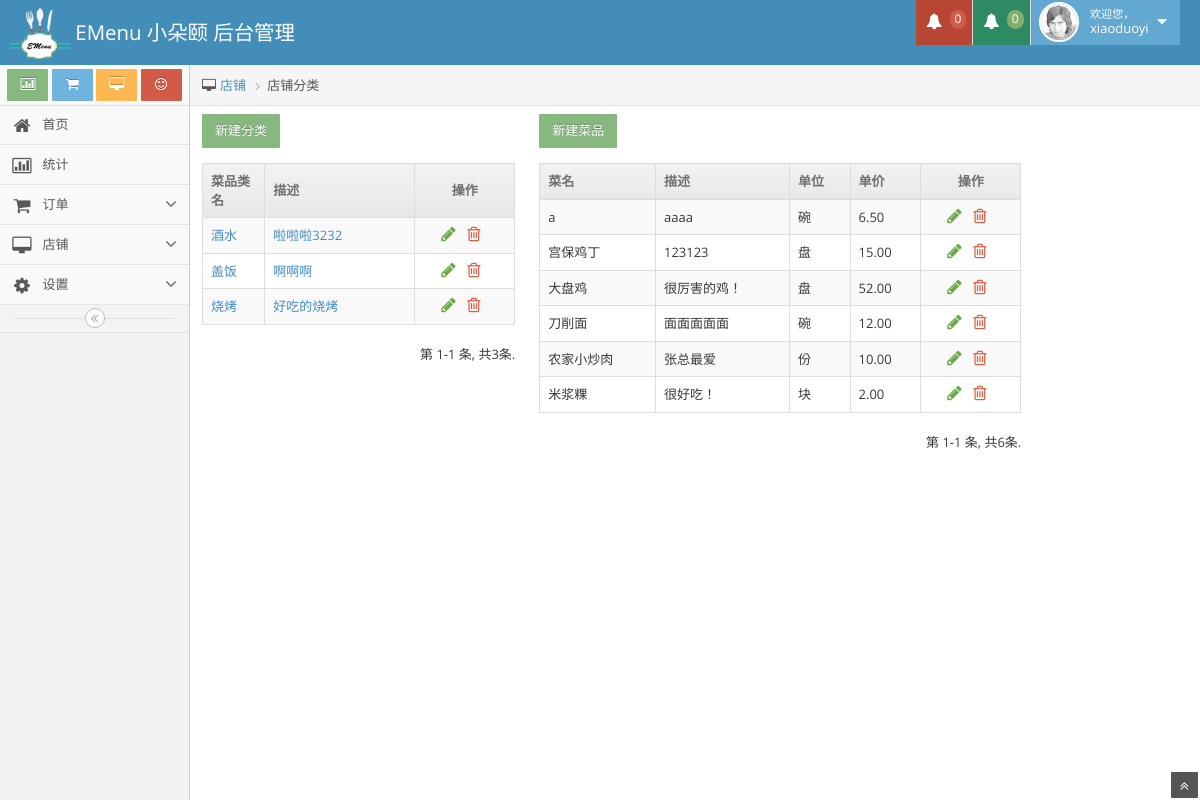
Page /index.php/WebPage/menu?categoryid=1 (signed in) on the committed database.
### tables this page shows
CREATE TABLE IF NOT EXISTS `restaurant` (
  `restaurant_id` int(11) NOT NULL AUTO_INCREMENT COMMENT '餐厅id',
  `name` varchar(50) NOT NULL COMMENT '餐厅名',
  `address` varchar(200) NOT NULL COMMENT '地址',
  `phone` varchar(15) NOT NULL COMMENT '电话',
  `description` text NOT NULL COMMENT '描述',
  `type` varchar(50) NOT NULL COMMENT '类型',
  `account_id` int(11) NOT NULL COMMENT '用户id',
  `menu_id` int(11) NOT NULL COMMENT '菜单id',
  `picture_id` int(11) NOT NULL COMMENT '图片id',
  PRIMARY KEY (`restaurant_id`),
  KEY `menu_id` (`menu_id`)
);

CREATE TABLE IF NOT EXISTS `account` (
  `account_id` int(11) NOT NULL AUTO_INCREMENT COMMENT '用户id',
  `username` varchar(20) NOT NULL COMMENT '用户名',
  `password` varchar(20) NOT NULL COMMENT '密码',
  `email` varchar(40) NOT NULL COMMENT '邮箱',
  `question` varchar(50) NOT NULL COMMENT '问题',
  `answer` varchar(50) NOT NULL COMMENT '答案',
  `status` varchar(20) NOT NULL COMMENT '状态',
  `restaurant_id` int(11) NOT NULL COMMENT '餐厅id',
  PRIMARY KEY (`account_id`)
);

CREATE TABLE IF NOT EXISTS `category` (
  `category_id` int(11) NOT NULL AUTO_INCREMENT COMMENT '菜品类id',
  `name` varchar(20) NOT NULL COMMENT '菜品类名',
  `description` text NOT NULL COMMENT '描述',
  `menu_id` int(11) NOT NULL COMMENT '菜单id',
  PRIMARY KEY (`category_id`),
  KEY `menu_id` (`menu_id`)
);

CREATE TABLE IF NOT EXISTS `item` (
  `item_id` int(11) NOT NULL AUTO_INCREMENT COMMENT '菜目id',
  `name` varchar(50) NOT NULL COMMENT '菜目名',
  `description` text NOT NULL COMMENT '描述',
  `unit` varchar(10) NOT NULL COMMENT '单位',
  `price` decimal(5,2) NOT NULL COMMENT '单价',
  `category_id` int(11) NOT NULL COMMENT '菜品类id',
  PRIMARY KEY (`item_id`),
  KEY `category_id` (`category_id`)
);

### application/controllers/WebPage.php (called while the page is built, shortened)
<?php
class WebPage extends base{
	public function __construct()
	{
		$this->load->model('Management_Model');
	}
	function menu()
	{
		$this->load->view('menu');
	}
}

### index.php (called while the page is built, shortened)
<?php
require_once BASEPATH.'core/CodeIgniter.php';

### application/models/management_model.php (called while the page is built, shortened)
<?php
class Management_Model extends CI_Model
{
	function select_row($id,$table)
	{
		if($table == "qrcode")
		{
			$idname = "qrcode_data";
		}
		else
		{
			$idname = $table."_id";
		}
		$this->db->where($idname,$id);
		$this->db->select('*');
		$arr = $this->db->get($table);
		return $arr;
	}
	function select_specialrow($idname,$id,$table)
	{
		$this->db->where($idname,$id);
		$this->db->select('*');
		$arr = $this->db->get($table);
		return $arr;
	}
}

### application/views/menu.php (the view, shortened to what this page needs)
<!DOCTYPE html>
<html xmlns="http://www.w3.org/1999/xhtml">
    <?php include ('head.php'); ?>
    <body>
        <?php
            include ('navbar.php');
        ?>
        <div class="main-container" id="main-container">
            <div class="main-container-inner">
                <?php
                    include ('sidebar.php');
                ?>
                <div class="main-content">
                    <div class="breadcrumbs" id="breadcrumbs">
                        <ul class="breadcrumb">
                            <li><i class="icon-desktop desktop-icon"></i><a href="/orderonline/public/shop/index.html">店铺</a></li>
                            <li class="active">店铺分类</li>
                        </ul>
                    </div>
                    <div class="page-content">
                        <div class="row">
                            <div class="col-sm-4">
                                <button class="btn btn-sm btn-success" onclick="CreateNewType()">新建分类</button>
                                <div id="yw0" class="grid-view">
                                    <table class="table table-striped table-bordered table-hover">
                                        <thead>
                                        <tr>
                                            <th id="yw0_c0">菜品类名</th>
                                            <th id="yw0_c1">描述</th>
                                            <th class="button-column" id="yw0_c2">操作</th>
                                        </tr>
</thead>
                                        <tbody>
                                        <?php
                                            $restaurantid = $_SESSION['restaurantid'];
                                            $menuarr = $this->Management_Model->select_specialrow('restaurant_id',$restaurantid,'menu');
                                            $menuid = $menuarr->result()[0]->menu_id;
                                            $categoryarr = $this->Management_Model->select_specialrow('menu_id',$menuid,'category');
                                            if(count($categoryarr->result()))
                                            {
                                                for($i=0;$i<count($categoryarr->result());$i++)
                                                {
                                                    $categoryid = $categoryarr->result()[$i]->category_id;
                                                    $name = $categoryarr->result()[$i]->name;
                                                    $description = $categoryarr->result()[$i]->description;
                                                    echo "<tr class='odd'><td><a href='/orderonline/index.php/WebPage/menu?categoryid=".$categoryid."'>".$name."</a></td>";
                                                    echo "<td width='150'><a href='/orderonline/index.php/WebPage/menu?categoryid=".$categoryid."'>".$description."</a></td>";
                                                    echo "<td width='100' class='center'><a title='修改' class='green' style='padding-right:8px;'
                                                    href='/orderonline/index.php/WebPage/categoryedit?categoryid=".$categoryid."'><i class='icon-pencil bigger-130'></i>
                                                    </a><a title='删除' class='red' style='padding-right:8px;' href='/orderonline/index.php/RestaurantManage/DeleteMenuType?categoryid=".$categoryid."'>
                                                    <i class='icon-trash bigger-130'></i></a></td></tr>";
                                                }
                                            }
                                            ?>
</tbody>
                                    </table><div class="summary">第 1-1 条, 共<?php echo count($categoryarr->result());?>条.</div><div class="keys" style="display:none" title="/orderonline/public/shoptype/index.html"><span>7766</span></div>
                                </div>
                            </div>
                            <div class="col-sm-6">
                                <button class="btn btn-sm btn-success" onclick="CreateNewItem()">新建菜品</button>
                                <div id="yw0" class="grid-view">
                                    <table class="table table-striped table-bordered table-hover">
                                        <thead>
                                <tr>
                                    <th id="yw0_c0">
                                                菜名
                                    </th>
                                    <th id="yw0_c1">
                                                描述
                                    </th>
                                    <th id="yw0_c2">
                                                单位
                                    </th>
                                    <th id="yw0_c3">
                                                单价
                                    <th class="button-column" id="yw0_c3">
                                            操作
                                    </th>
                                </tr>
                                </thead>
                                        <tbody>
                                        <?php
                                        $num = 0;
                                        if(isset($_GET['categoryid']))
                                        {
                                            $categoryid = $_GET['categoryid'];
                                            $itemarr = $this->Management_Model->select_specialrow('category_id',$categoryid,'item');
                                            for($i=0;$i<count($itemarr->result());$i++)
                                            {
                                                $itemid = $itemarr->result()[$i]->item_id;
                                                $name = $itemarr->result()[$i]->name;
                                                $description = $itemarr->result()[$i]->description;
                                                $unit = $itemarr->result()[$i]->unit;
                                                $price = $itemarr->result()[$i]->price;
                                                echo "<tr class='odd'>";
                                                echo "<td>".$name."</td>";
                                                echo "<td>".$description."</td>";
                                                echo "<td>".$unit."</td>";
                                                echo "<td>".$price."</td>";
                                                echo "<td width='100' class='center'><a title='修改' class='green' style='padding-right:8px;'
                                                href='/orderonline/index.php/WebPage/menuitemedit?itemid=".$itemid."'><i class='icon-pencil bigger-130'></i>
                                                </a><a title='删除' class='red' style='padding-right:8px;' href='/orderonline/index.php/RestaurantManage/DeleteMenuItem?itemid=".$itemid."'>
                                                <i class='icon-trash bigger-130'></i></a></td></tr>";
                                                $num = $num+1;
                                            }
                                        }
                                    ?>
</tbody>
                                    </table><div class="summary">第 1-1 条, 共<?php echo $num;?>条.</div><div class="keys" style="display:none" title="/orderonline/public/shoptype/index.html"><span>7766</span></div>
                                </div>
                            </div>
                        </div>
                    </div>
                </div>
            </div>
            <a href="#" id="btn-scroll-up" class="btn-scroll-up btn btn-sm btn-inverse">
                <i class="icon-double-angle-up icon-only bigger-110"></i>
            </a>
        </div>
    </body>
</html>

### application/views/navbar.php (shortened to what this page needs)
<div class="navbar navbar-default" id="navbar">
    <div class="navbar-container" id="navbar-container">
        <div class="navbar-header pull-left">
            <a href="/orderonline/index.php/WebPage/mainpage" class="navbar-brand" style="padding: 5px 0 0 0;">
                <small>
                    <img src="/orderonline/public/img/logo_38.png">
						EMenu
                    <?php
                        if (!isset($_SESSION['accountid'])) {
                        }
                        else
                        {
                            $accountid=$_SESSION['accountid'];
                            $accountarr = $this->Management_Model->select_row($accountid,'account');
                            $restaurantid = $accountarr->result()[0]->restaurant_id;
                            $accountname = $accountarr->result()[0]->username;
                            $restaurantarr = $this->Management_Model->select_row($restaurantid,'restaurant');
                            $restaurantname = $restaurantarr->result()[0]->name;
                        }
                            echo $restaurantname;
                    ?>
                        后台管理
                </small>
            </a>
        </div>
        <div class="navbar-header pull-right" role="navigation">
            <ul class="nav ace-nav">
                <li class="red">
                    <a data-toggle="dropdown" class="dropdown-toggle" href="#">
                        <i class="icon-bell-alt icon-animated-bell"></i>
                        <span class="badge badge-important oatnum redalert">0</span>
                    </a>
                </li>
                <li class="green">
                    <a data-toggle="dropdown" class="dropdown-toggle" href="#">
                        <i class="icon-bell-alt icon-animated-bell"></i>
                        <span class="badge badge-success">0</span>
                    </a>
                </li>
                <li class="light-blue">
                    <a data-toggle="dropdown" href="#" class="dropdown-toggle">
                        <img class="nav-user-photo" src="/orderonline/public/ace/avatars/user.jpg" alt="Jason's Photo" />
                        <span class="user-info">
                            <small>欢迎您，</small>
                            <?php
                                echo $accountname;
                            ?>							</span>
                        <i class="icon-caret-down"></i>
                    </a>
                </li>
            </ul>
        </div>
    </div>
</div>

### public/assets/2514499d/gridview/styles.css (style rules this page uses)
.grid-view { padding: 15px 0; }
.grid-view .button-column { text-align: center; width: 60px; }
.grid-view .summary { margin: 0 0 5px 0; text-align: right; }

### public/ace/css/style.css (style rules this page uses)
body { background-repeat:repeat; background-color:rgb(251,251,251); }
.btn { -webkit-border-radius:1px; -moz-border-radius:1px; border-radius:1px; font-family:"OpenSansRegular"; }
.table thead th { background-color:rgb(242,242,242); background-image: -ms-linear-gradient(top, rgb(242,242,242), rgb(232,232,232)); background-image: -webkit-gradient(linear, 0 0, 0 100%, from(rgb(242,242,242)), to(rgb(232,232,232))); background-image: -webkit-linear-gradient(top, rgb(242,242,242), rgb(232,232,232)); background-image: -o-linear-gradient(top, rgb(242,242,242), rgb(232,232,232)); background-image: linear-gradient(top, rgb(242,242,242), rgb(232,232,232)); background-image: -moz-linear-gradient(top, rgb(242,242,242), rgb(232,232,232)); border:1px rgb(220,220,220) solid !important; }

### rows in the picture
restaurant: name "小朵颐"
account: username "xiaoduoyi"
category: name "酒水", description "啦啦啦3232"
category: name "盖饭", description "啊啊啊"
category: name "烧烤", description "好吃的烧烤"
item: name "米浆粿", description "很好吃！", unit "块", price "2.00"
item: name "a", description "aaaa", unit "碗", price "6.50"
item: name "宫保鸡丁", description "123123", unit "盘", price "15.00"
item: name "大盘鸡", description "很厉害的鸡！", unit "盘", price "52.00"
item: name "刀削面", description "面面面面面", unit "碗", price "12.00"
item: name "农家小炒肉", description "张总最爱", unit "份", price "10.00"

### other values in the picture
count($categoryarr->result()) "3"
$num "6"
